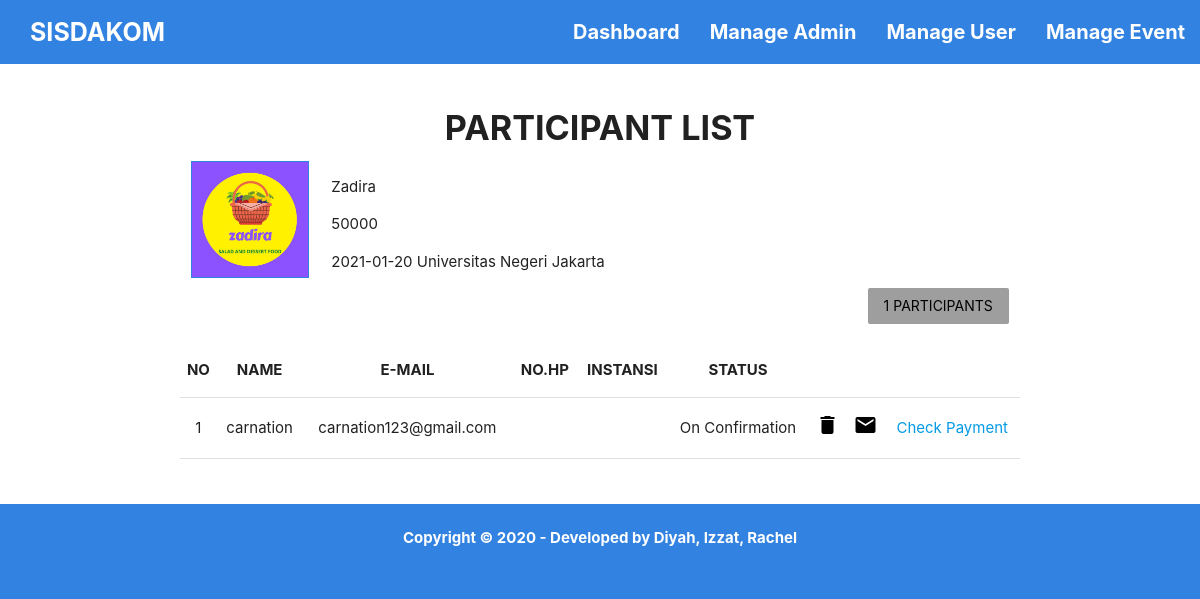
/templates/admin-participant-plist.php?id=35 (signed in), run on an earlier commit of the app's database.
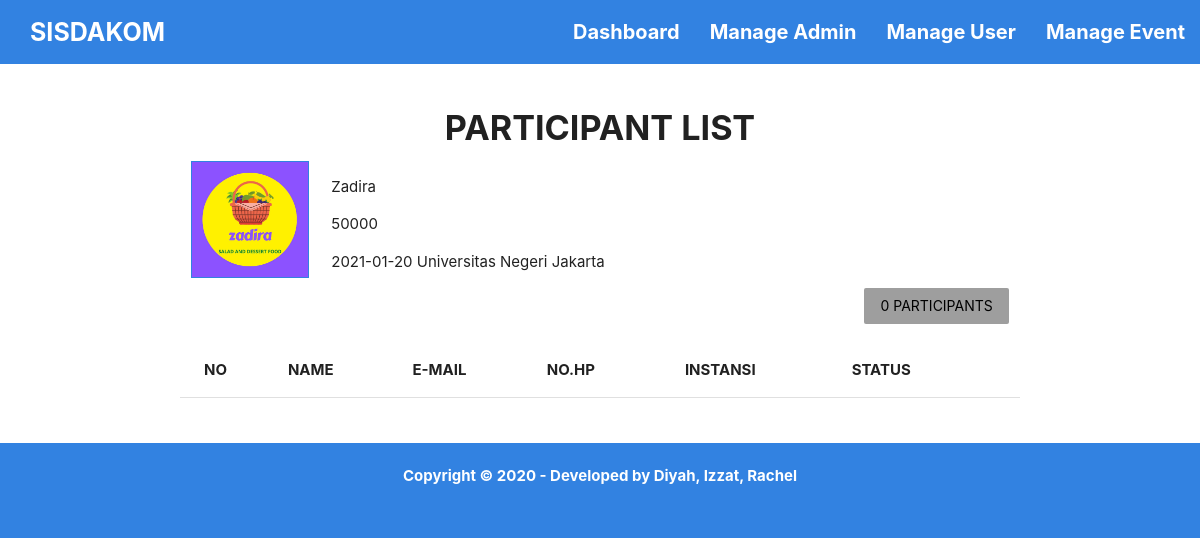
And on a later commit of the database.
### tables this page shows
CREATE TABLE `event` (
  `id_event` int(11) NOT NULL,
  `nama_event` varchar(100) DEFAULT NULL,
  `htm` int(20) DEFAULT NULL,
  `kategori_event` varchar(10) DEFAULT NULL,
  `informasi_event` varchar(200) DEFAULT NULL,
  `tanggal_event` varchar(15) DEFAULT NULL,
  `waktu_event` varchar(6) DEFAULT NULL,
  `tempat_event` varchar(100) DEFAULT NULL,
  `max_partisipan` int(10) DEFAULT NULL,
  `poster_event` varchar(255) DEFAULT NULL,
  `status_event` varchar(10) DEFAULT NULL
);

CREATE TABLE `event_partisipan_bayar` (
  `id_partisipan` int(11) NOT NULL,
  `id_user` int(11) NOT NULL,
  `id_event` int(11) NOT NULL,
  `bukti_pembayaran` varchar(255) NOT NULL,
  `status_pembayaran` varchar(20) NOT NULL
);

CREATE TABLE `user` (
  `id_user` int(11) NOT NULL,
  `user_username` varchar(50) NOT NULL,
  `user_email` varchar(100) NOT NULL,
  `full_name` varchar(100) NOT NULL,
  `instansi` varchar(75) NOT NULL,
  `angkatan` varchar(4) NOT NULL,
  `user_picture` blob NOT NULL,
  `user_password` varchar(300) NOT NULL,
  `phone_number` varchar(15) NOT NULL
);

### templates/functions2.php (called while the page is built, shortened)
<?php
$conn = mysqli_connect("localhost","root","","sisdakom");
function query($query) {
    global $conn;
    $result = mysqli_query($conn, $query);
    $rows = [];
    while( $row = mysqli_fetch_assoc($result) ){
        $rows[] = $row;
    }
    return $rows;
}
?>

### templates/admin-participant-plist.php (the view, shortened to what this page needs)
<?php
require 'functions2.php';
$id = $_GET["id"];
$count = query("SELECT COUNT(*) FROM event_partisipan_bayar WHERE id_event = $id");
$event_data = query("SELECT * FROM event WHERE id_event = $id");
$event = query("SELECT * FROM event_partisipan_bayar
            INNER JOIN user ON event_partisipan_bayar.id_user = user.id_user
            INNER JOIN event ON event_partisipan_bayar.id_event = event.id_event");
?>
<!DOCTYPE html>
<html lang="en">
<head>
    <link rel="stylesheet" href="../static/css/main.css">
    <link rel="stylesheet" href="../static/css//materialize.css">
</head>
<body class="blue">
    <nav class="blue">
        <div class="nav-wrapper">
            <a href="#" class="brand-logo white-text" style="font-size: 25px;"><b>SISDAKOM</b></a>
            <ul id="nav-mobile" class="right hide-on-med-and-down">
                <li><a href="admin-dashboard.php" class="white-text" style="font-size: 20px;"><b>Dashboard</b></a></li>
                <li><a href="admin-list.php" class="white-text" style="font-size: 20px;"><b>Manage Admin</b></a></li>
                <li><a href="admin-userlist.php" class="white-text" style="font-size: 20px;"><b>Manage User</b></a></li>
                <li><a href="admin-manage-event.php" class="white-text" style="font-size: 20px;"><b>Manage Event</b></a></li>
            </ul>
        </div>
    </nav>
    <main class="white">
        <br>
        <div class="container">
            <h4 class="center typo-1"><b>PARTICIPANT LIST</b></h4>
            <div class="row">
                <?php foreach( $event_data as $row) : ?>
                    <?php if( $row["id_event"] == $id ) { ?>
                <div class="col s2 m2 l2">
                    <img src="../static/img/<?= $row["poster_event"] ?>" class="responsive-img">
                </div>
                <div class="col s10 m10 l10">
                    <p><?= $row["nama_event"] ?></p>
                    <p><?= $row["htm"] ?></p>
                    <p><?= $row["tanggal_event"] ?>  <?= $row["tempat_event"] ?></p>
                </div>
                    <?php } ?>
                <?php endforeach; ?>
                <?php foreach( $count as $row) : ?>
                <div class="col s12 m12 l12">
                    <a class="waves-effect waves-teal btn-flat grey right black-text"><?= $row["COUNT(*)"] ?> PARTICIPANTS</a>
                </div>
                <?php endforeach; ?>
            </div>
            <table class="centered responsive-table">
                <thead>
                    <tr>
                        <th>NO</th>
                        <th>NAME</th>
                        <th>E-MAIL</th>
                        <th>NO.HP</th>
                        <th>INSTANSI</th>
                        <th>STATUS</th>
                        <th></th>
                        <th></th>
                        <th></th>
                    </tr>
                </thead>
                <tbody>
                    <?php $i =1; ?>
                    <?php foreach( $event as $row) : ?>
                        <?php if( $row["id_event"] == $id ) { ?>
                    <tr>
                        <td><?= $i; ?></td>
                        <td><?= $row["full_name"]; ?></td>
                        <td><?= $row["user_email"]; ?></td>
                        <td><?= $row["phone_number"]; ?></td>
                        <td><?= $row["instansi"]; ?></td>
                        <td><?= $row["status_pembayaran"]; ?></td>
                        <td><a href="admin-delete-plist.php?del=<?= $row["id_partisipan"]; ?>&id=<?= $id ?>" onclick="
                            return confirm('Apakah Anda yakin?');" class="black-text"><i class="green-text accent-2-text material-icons">delete</i></a></td>
                        <td><a href="admin-event-detail.php?id_user=<?= $row["id_user"]; ?>&id_event=<?= $id ?>" class="black-text"><b><i class="green-text accent-2-text material-icons">mail</i></b></a></td>
                        <td><a href="admin-status.php?bayar=<?= $row["id_partisipan"]; ?>&id=<?= $id ?>">Check Payment</a></td>
                    </tr>
                        <?php $i++; ?>
                        <?php } ?>
                    <?php endforeach; ?>
                </tbody>
            </table>
        </div>
        <br>
        <br>
    </main>
    <footer class="blue">
        <br>
        <div class="center">
            <a class="white-text"><b>Copyright © 2020 - Developed by Diyah, Izzat, Rachel</b></a>
        </div>
        <br>
    </footer>
</body>
</html>

What changed in the data, as far as the page shows it:
removed event_partisipan_bayar: id_user.full_name "carnation", id_user.user_email "carnation123@gmail.com", status_pembayaran "On Confirmation"
Also different on the page:
new list line: "0 PARTICIPANTS"
list line gone: "1 PARTICIPANTS"
